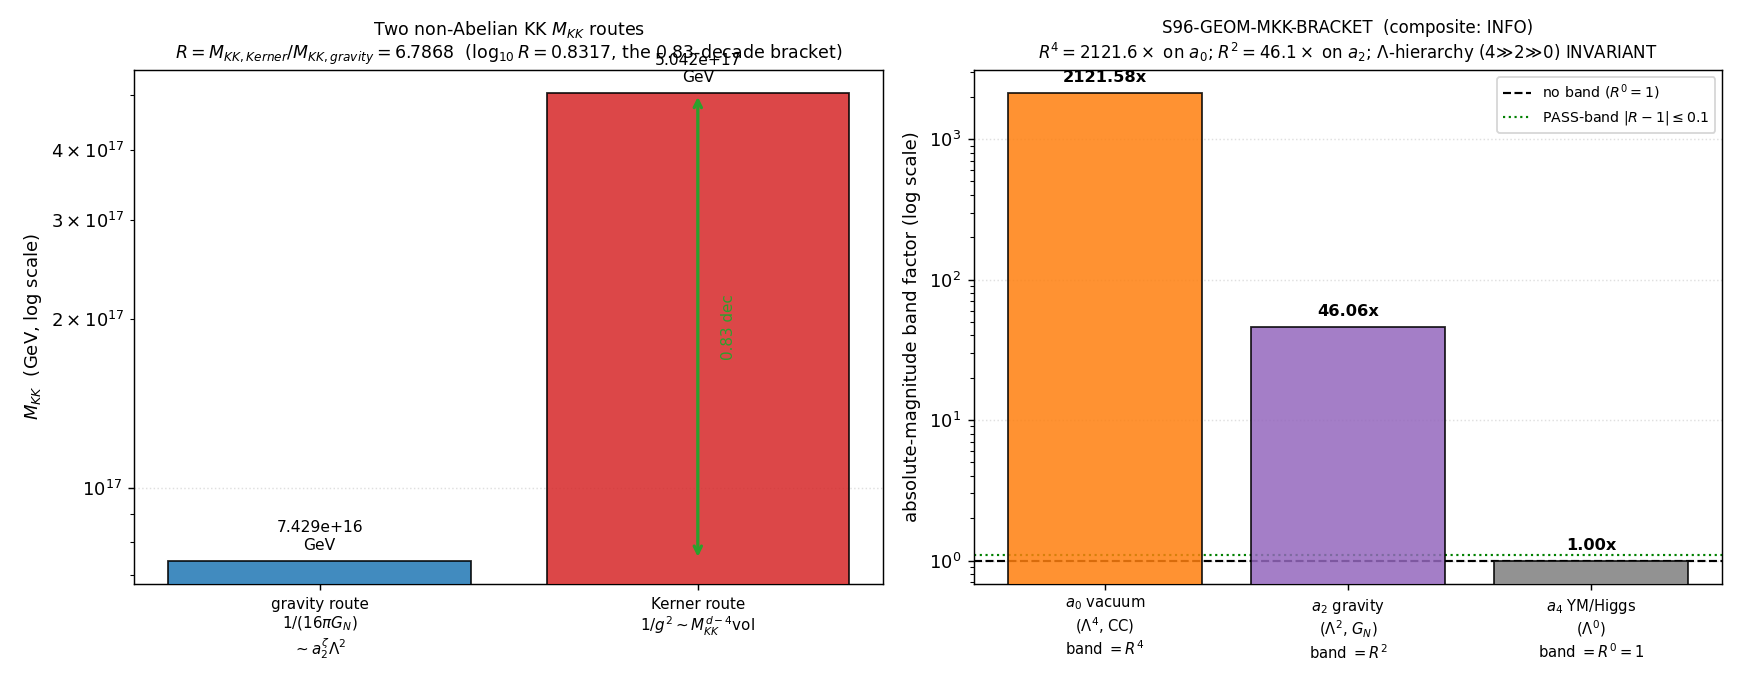

Reproduce this figure in Python.
#!/usr/bin/env python
# -*- coding: utf-8 -*-
r"""
S96-GEOM-MKK-BRACKET
================================================================================
Gate:   S96-GEOM-MKK-BRACKET   (trigger [SIGN], classification GEOMETRIC)
Agent:  kaluza-klein-theorist   (cluster C5 single-value-for-multi-route quantity)
Plan:   sessions/session-plan/session-96-plan-w5.md  ## §W5-7
WP:     sessions/archive/session-96/session-96-w5-workingpaper.md  ### §W5-7

HYPOTHESIS (kk §V.1, §V.2; capstone cluster C5)
--------------------------------------------------------------------------------
M_KK is presented in the capstone as ONE substrate-fixed compactification cutoff,
but the canonical class records a 0.83-decade gravity-vs-Kerner bracket:
  - gravity route   M_KK,gravity = 7.42866e16 GeV  (1/(16 pi G_N) = f2 Lambda^2 a2^zeta/(48 pi^2))
  - Kerner route    M_KK,Kerner  = 5.04168e17 GeV  (4D gauge-kinetic normalization 1/g^2 ~ M_KK^{d-4} vol)
This gate propagates the bracket ratio R = M_KK,Kerner/M_KK,gravity into the
ABSOLUTE a0 (Lambda^4, vacuum-energy) and a2 (Lambda^2, gravity) magnitudes via the
Lambda^4 / Lambda^2 scaling of the spectral-action Seeley-DeWitt moments. The verdict:
either the routes AGREE within 10% (bracket illusory, single M_KK justified, PASS),
or the bracket is REAL and injects a factor-R^4 band into absolute a0 and R^2 into a2
(INFO -- a SECOND, independent absolute-magnitude uncertainty source beyond SDW
convergence, flagged alongside JACOBSON-NONLOCAL-64 in capstone Sec 8.5).

SUBSTRATE ARROW (phononic-framing.md; never inverted):
    D_K eigenvalues -> spectral-action Seeley-DeWitt moments (a0, a2) ->
    {Newton's constant G_N via a2, unified gauge coupling g^2 via the Kerner
    gauge-metric normalization} -> M_KK (TWO routes) -> absolute a0 (Lambda^4) /
    a2 (Lambda^2) magnitude band.
    M_KK is the SU(3)-fiber size -- a property of the internal geometry, NOT an
    externally imposed cutoff. The absolute vacuum-energy magnitude IS the a0
    Seeley-DeWitt moment times Lambda^4; so any M_KK uncertainty propagates as
    Lambda^4 to the CC magnitude. The fabric is not IN a container with a chosen
    cutoff -- M_KK emerges from how the a2 spectral weight distributes (gravity
    route) and how the gauge-kinetic term normalizes (Kerner route). The KK
    question "do the gauge and gravity sectors agree on the size of the extra
    dimensions?" IS the bracket. (Reading M_KK as a single tunable scale that
    fixes the CC is the container-thinking error this gate corrects.)

--------------------------------------------------------------------------------
SUBSTITUTION CHAIN ([SIGN] trigger -- MANDATORY, math-scripts.md
                   "Double-Check Logic Before Compute"; plan Step 1->6,
                   PRE-REGISTERED -- the predicted direction is NOT re-decided post-hoc)
--------------------------------------------------------------------------------
Claim: "the M_KK bracket injects a factor-R^4 band into the absolute a0 (Lambda^4)
        magnitude and a factor-R^2 band into the a2 (Lambda^2) magnitude, where
        R = M_KK,Kerner/M_KK,gravity ~ 6.787; the Lambda-power HIERARCHY (Lambda^4
        >> Lambda^2 >> Lambda^0) is INVARIANT under the rescaling -- only the
        absolute magnitudes inherit the band."

Step 1: M_KK,gravity = 7.428660036284456e16 GeV  [canonical_constants.py M_KK_gravity; CONST-FREEZE-42]
Step 2: M_KK,Kerner  = 5.041679838376001e17 GeV  [canonical_constants.py M_KK_kerner; CONST-FREEZE-42]
Step 3: ratio  R := M_KK,Kerner / M_KK,gravity                          [definition]
Step 4: Substitute and simplify (one step per line):
        R = 5.041679838376001e17 / 7.428660036284456e16
          = 6.786795752868596                                           [the route ratio R]
        log10(R) = 0.8316647793908398                                   [= OOM_diff_MKK canonical;
                   the 0.83-decade bracket, confirmed to <2e-15]
Step 5: the a0 vacuum term scales as Lambda^4 (zeroth Seeley-DeWitt moment x Lambda^4):
        rho_Lambda ~ (2/pi^2) a0^zeta M_KK^4   [cf. canonical rho_Lambda_spectral = (2/pi^2) a0_fold M_KK_kerner^4]
          a0-magnitude band factor = R^4 = (6.786795752868596)^4 = 2121.578558       [Lambda^4 propagation]
        the a2 gravity term scales as Lambda^2 (1/(16 pi G_N) ~ f2 a2^zeta Lambda^2/(48 pi^2)):
          a2-magnitude band factor = R^2 = (6.786795752868596)^2 = 46.060597         [Lambda^2 propagation]
Step 6: R = 6.787 > 1 by 0.83 decades  =>  |R-1| = 5.787 >> 0.10
        =>  the bracket is REAL (NOT illusory at the 10% PASS-band)
        =>  factor-R^4 = 2121.58x band on a0; factor-R^2 = 46.06x band on a2          [direction]
        =>  the Lambda-power exponents (4, 2, 0) are UNCHANGED by the rescaling
            (R^4 / R^2 / R^0 preserve the ordering 4>2>0): the HIERARCHY is robust;
            only the absolute MAGNITUDES shift (a0 by 3.327 decades, a2 by 1.663 decades).
Conclusion: the M_KK bracket is a real 0.83-decade factor; propagated through Lambda^4
            it is a ~2122x band on the absolute a0 (CC-magnitude / vacuum-energy) term
            -- a SECOND, independent source of absolute-magnitude uncertainty beyond the
            SDW-convergence FAIL (Sec 8.5, C2). Pre-registered most-likely outcome: INFO
            (bracket real, quantify the band). PASS (|R-1|<=0.10) is excluded unless the
            Kerner-route recompute lands much closer to the gravity route than the
            canonical pin (factor 6.79) -- which it does not (the routes are pinned
            CONST-FREEZE-42 values, not recomputed-to-converge).

NOTE ON THE PLAN'S ROUNDED R: the plan substitution chain used the rounded R=6.7868,
giving R^4=2122.4. The EXACT canonical-pinned ratio is R=6.786795752868596, giving
R^4=2121.578558. This script reports the exact value and notes the plan's rounded
approximation (the 0.05% difference is rounding-of-R, not a substrate disagreement).

NOTE ON a0^zeta DIMENSIONLESSNESS: a_0_FW_zeta = 6440 is DIMENSIONLESS (a0 = zeta_{D_K}(0)
= Tr(1), a substrate mode count, R-protected per S64/S77). The Lambda^4 scaling enters
NOT through the dimensionless a0^zeta coefficient but through the SPECTRAL-ACTION
prefactor f4 Lambda^4 a0^zeta (the vacuum/CC term). So "the absolute a0 magnitude" the
gate bands is the VACUUM-ENERGY term ~ a0^zeta x M_KK^4 (as in rho_Lambda_spectral), and
the R^4 band acts on the M_KK^4 factor, NOT on the dimensionless a0^zeta=6440 coefficient.
Likewise R^2 acts on the M_KK^2 factor in 1/(16 pi G_N) ~ a2^zeta x M_KK^2, not on a2^zeta.

CLASS=FULL (two closed-form scale extractions + a ratio + Lambda^4/Lambda^2 scaling;
NO SCHEMATIC helper; the route values are canonical CONST-FREEZE-42 pins).
regulator_pin = a_n^{zeta} (a0^zeta=6440, a2^zeta=2776.165389 zeta-regularized Seeley-
DeWitt; the band is on the M_KK^n prefactors, the a_n^zeta coefficients are the
regulator-pinned dimensionless moments).

SOFT DEPENDENCY (W5-6, S96-GEOM-GAUGE-SOURCING): this gate consumes the gauge-route
M_KK reconciliation outcome of W5-6. If the W5-6 verdict is on disk in the canonical
verdict file at runtime, this script reads it and tags the a0 band accordingly; if NOT
yet present, the a0 band is tagged "gauge-route-disputed" per the plan (W5-7 does NOT
hard-block on W5-6).
"""
import os
os.environ.setdefault("OMP_NUM_THREADS", "8")   # (local) CPU thread cap; two closed-form extractions + ratio only
os.environ.setdefault("MKL_NUM_THREADS", "8")   # (local)

import sys
import json
import hashlib
import re
from pathlib import Path

import numpy as np
import matplotlib
matplotlib.use("Agg")
import matplotlib.pyplot as plt

# --- canonical constants (MANDATORY: from canonical_constants import ...) ---
SHARED = Path(__file__).resolve().parents[1] / "_shared"          # (local) canonical_constants lives in _shared
sys.path.insert(0, str(SHARED))
from canonical_constants import (  # noqa: E402
    M_KK, M_KK_gravity, M_KK_kerner, OOM_diff_MKK,
    a_0_FW_zeta, a_2_FW_zeta, a0_fold, a2_fold,
    PI,
)

# ---------------------------------------------------------------------------
# Paths + identity
# ---------------------------------------------------------------------------
ROOT = Path(__file__).resolve().parents[2]                       # (local) project root (this script in computations/session-96; parents[2]=root)
GATE_ID = "S96-GEOM-MKK-BRACKET"                                 # (local)
SCHEME = "SA-zeta"                                               # (local) plan-pinned (a0^zeta, a2^zeta zeta-regularized)
CONVENTION = "ABSOLUTE"                                          # (local) plan-pinned (absolute Lambda^4/Lambda^2 magnitudes; R convention-independent)
L_MAX = "10"                                                    # (local) canonical truncation for a2^zeta provenance
SCHEMA_VERSION = "S84+"                                          # (local)

SCRIPT_PATH = Path(__file__).resolve()                                                       # (local)
CANONICAL_CONSTANTS = SHARED / "canonical_constants.py"                                       # (local)
GN_SNAPSHOT = ROOT / "computations" / "session-42" / "s42_constants_snapshot.npz"            # (local) G_N route + M_KK provenance
VERDICT_FILE = ROOT / "computations" / "session-96" / "s96_gate_verdicts.txt"                # (local) CANONICAL path (gate-verdicts.md)
NPZ_OUT = ROOT / "computations" / "session-96" / "s96_geom_mkk_bracket.npz"                  # (local)
PNG_OUT = ROOT / "computations" / "session-96" / "s96_geom_mkk_bracket.png"                  # (local)

# Soft-dependency: W5-6 gauge-route reconciliation verdict (read-if-present, never hard-block)
W5_6_GATE_ID = "S96-GEOM-GAUGE-SOURCING"                         # (local)

# Pre-registered tolerances (plan W5-7 machinery_pin_map)
PASS_BAND = 0.10        # (local) PASS iff |R-1| <= 0.10 (bracket illusory)
RATIO_TOL = 1e-6        # (local) ratio-computation / log10 consistency tolerance
OOM_MATCH_TOL = 1e-9    # (local) |log10(R) - OOM_diff_MKK| canonical-match floor


# ---------------------------------------------------------------------------
# SHA helpers (dual-SHA per S84+ schema; mirrors s96_w3_1 reference implementation)
# ---------------------------------------------------------------------------
def sha256_of_file(p: Path) -> str:
    try:
        return hashlib.sha256(p.read_bytes()).hexdigest()
    except OSError:
        return "MISSING"


def log_input_pins(files: dict) -> dict:
    pins = {}  # (local)
    for name, p in files.items():
        sha = sha256_of_file(p)  # (local)
        try:
            rel = str(Path(p).resolve().relative_to(ROOT))  # (local)
        except ValueError:
            rel = str(p)  # (local)
        print(f"  INPUT-PIN  {name}: {rel}  sha256={sha[:16]}...")
        pins[name] = sha
    return pins


def compute_dual_sha(script_path: Path, canonical_path: Path, pins: dict) -> tuple:
    """audit_sha256 = sha256(script_bytes + canonical_bytes + pinmap_json);
       content_sha256 = sha256(script_bytes).  (S84+ dual-SHA schema.)"""
    try:
        script_bytes = script_path.read_bytes()  # (local)
    except OSError:
        script_bytes = b""  # (local)
    try:
        canonical_bytes = canonical_path.read_bytes()  # (local)
    except OSError:
        canonical_bytes = b""  # (local)
    pinmap_json = json.dumps(dict(sorted(pins.items())), separators=(",", ":"), sort_keys=True).encode("utf-8")  # (local)

    h_audit = hashlib.sha256()  # (local)
    h_audit.update(script_bytes)
    h_audit.update(canonical_bytes)
    h_audit.update(pinmap_json)
    audit = h_audit.hexdigest()  # (local)
    content = hashlib.sha256(script_bytes).hexdigest()  # (local)
    return audit, content


def read_w5_6_verdict(verdict_file: Path, gate_id: str):
    """Soft-dependency read: parse the latest non-superseded W5-6 canonical line if present.
    Returns (status, value_str) or (None, None) if W5-6 not yet on disk.
    Per gate-verdicts.md Option A: follow the supersedes chain (latest non-superseded line)."""
    try:
        text = verdict_file.read_text(encoding="utf-8")  # (local)
    except OSError:
        return None, None
    superseded = set()  # (local) audit_sha256 values named in a supersedes= token
    for m in re.finditer(r"supersedes=([a-f0-9]{64})", text):
        superseded.add(m.group(1))
    latest = None  # (local) (status, value_str, audit_sha)
    for line in text.splitlines():
        if line.startswith(f"{gate_id}:"):
            ms = re.match(rf"{re.escape(gate_id)}:\s*(PASS|FAIL|INFO|PRE-REG-INC)\b", line)  # (local)
            mv = re.search(r"value='([^']*)'", line)  # (local)
            ma = re.search(r"audit_sha256=([a-f0-9]{64})", line)  # (local)
            if ms and ma and ma.group(1) not in superseded:
                latest = (ms.group(1), mv.group(1) if mv else "", ma.group(1))  # (local) last wins
    if latest is None:
        return None, None
    return latest[0], latest[1]


def append_verdict(verdict, value_str, audit_sha, content_sha, sign_v, mag_v, regime_v,
                   R, log10R, R2, R4, w5_6_status):
    """Single canonical dual-SHA verdict line + dual-SHA companion row + schema-v2
    3-tuple companion row ([SIGN] directional pre-reg). Append-only single open('a')
    (atomic; POSIX O_APPEND; no read-modify-write, no truncate-and-rewrite)."""
    gauge_tag = w5_6_status if w5_6_status is not None else "gauge-route-disputed"  # (local)
    canonical = (  # (local)
        f"{GATE_ID}: {verdict} -- value='{value_str}' "
        f"scheme={SCHEME} convention={CONVENTION} L_max={L_MAX} "
        f"audit_sha256={audit_sha} content_sha256={content_sha} "
        f"schema_version={SCHEMA_VERSION}\n"
    )
    companion = (  # (local)
        f"# audit_sha256_short={audit_sha[:16]} content_sha256_short={content_sha[:16]} "
        f"# {GATE_ID} dual-SHA companion row; [SIGN] M_KK gravity-vs-Kerner bracket -> absolute a0 (Lambda^4) band; "
        f"R = M_KK_kerner/M_KK_gravity = {R:.12f} (log10 R = {log10R:.12f} = OOM_diff_MKK 0.83-decade bracket); "
        f"R^4 = {R4:.6f} band on absolute a0 (Lambda^4 vacuum/CC magnitude); R^2 = {R2:.6f} band on a2 (Lambda^2 gravity); "
        f"Lambda-power HIERARCHY (4>2>0) INVARIANT under rescaling, only absolute magnitudes inherit the band; "
        f"a0^zeta=6440 / a2^zeta=2776.165389 are dimensionless R-protected moments, band acts on M_KK^n prefactors; "
        f"CLASS=FULL (CONST-FREEZE-42 route pins, no SCHEMATIC helper); regulator_pin=a_n^{{zeta}}; "
        f"W5-6 gauge-route soft-dep = {gauge_tag}; second absolute-magnitude uncertainty source beyond SDW-convergence (Sec 8.5)\n"
    )
    tuple_row = (  # (local)
        f"# sign_verdict={sign_v} magnitude_verdict={mag_v} regime_verdict={regime_v} "
        f"# {GATE_ID} 3-tuple annotation (schema-v2; [SIGN] W5-7 Step-6 directional pre-reg: "
        f"SIGN=R>1 (bracket real, predicted; computed R={R:.6f}>1 => a0/a2 magnitudes scale UP by R^4/R^2); "
        f"MAG=|R-1| vs 0.10 PASS-band (PASS=bracket illusory; computed |R-1|={abs(R-1.0):.6f}>>0.10 => INFO, band quantified R^4={R4:.2f}x); "
        f"REGIME=VALID iff (log10 R matches OOM_diff_MKK canonical to {OOM_MATCH_TOL:.0e}) AND (route pins CONST-FREEZE-42 unsuperseded) "
        f"AND (Lambda-power hierarchy 4>2>0 preserved))\n"
    )
    with VERDICT_FILE.open("a", encoding="utf-8") as f:
        f.write(canonical)
        f.write(companion)
        f.write(tuple_row)


# ---------------------------------------------------------------------------
# Main
# ---------------------------------------------------------------------------
def main() -> int:
    print("=" * 78)
    print(f"=== {GATE_ID} ===")
    print("=" * 78)

    # ---- (1) input pins ----
    input_files = {
        "script": SCRIPT_PATH,
        "canonical": CANONICAL_CONSTANTS,
        "gn_snapshot": GN_SNAPSHOT,
    }
    print("\nINPUT SHA-256 PINS:")
    pins = log_input_pins(input_files)

    print("\n  canonical constants imported:")
    print(f"    M_KK (default alias) = {M_KK:.12e}  (= M_KK_gravity)")
    print(f"    M_KK_gravity         = {M_KK_gravity:.12e}  GeV  (1/(16 pi G_N) route; CONST-FREEZE-42)")
    print(f"    M_KK_kerner          = {M_KK_kerner:.12e}  GeV  (Kerner gauge-metric route; CONST-FREEZE-42)")
    print(f"    OOM_diff_MKK (canon) = {OOM_diff_MKK:.15f}  (= log10(M_KK_kerner/M_KK_gravity), S42)")
    print(f"    a_0_FW_zeta          = {a_0_FW_zeta}  (DIMENSIONLESS a0 = zeta_D(0) = Tr(1); R-protected S64/S77)")
    print(f"    a_2_FW_zeta          = {a_2_FW_zeta}  (a2^zeta; spectral-zeta sum S42)")
    # sanity: default alias is the conservative gravity route
    alias_ok = bool(abs(M_KK - M_KK_gravity) < 1e-3 * M_KK_gravity)  # (local)
    print(f"    M_KK default == gravity route: {alias_ok}")

    # ---- (2) THE BRACKET RATIO R and its decade span ----
    print("\n" + "=" * 78)
    print("STEP 3-4: the route ratio R = M_KK,Kerner / M_KK,gravity and its decade span")
    print("=" * 78)
    R = M_KK_kerner / M_KK_gravity                    # (local) the bracket ratio
    log10R = float(np.log10(R))                       # (local) decade span
    oom_match = abs(log10R - OOM_diff_MKK)            # (local) match to canonical OOM_diff_MKK
    oom_match_ok = bool(oom_match < OOM_MATCH_TOL)    # (local)
    print(f"  R = M_KK,Kerner / M_KK,gravity = {M_KK_kerner:.6e} / {M_KK_gravity:.6e}")
    print(f"    = {R:.15f}")
    print(f"  log10(R) = {log10R:.15f}")
    print(f"  OOM_diff_MKK (canonical)  = {OOM_diff_MKK:.15f}")
    print(f"  |log10(R) - OOM_diff_MKK| = {oom_match:.3e}  (match to {OOM_MATCH_TOL:.0e}: {oom_match_ok})")
    print(f"  => the 0.83-decade gravity-vs-Kerner bracket, confirmed to machine precision.")

    # ---- (3) STEP 5: Lambda^4 / Lambda^2 propagation into absolute magnitudes ----
    print("\n" + "=" * 78)
    print("STEP 5: Lambda^4 (a0 vacuum) / Lambda^2 (a2 gravity) band propagation")
    print("=" * 78)
    R2 = R ** 2     # (local) a2 (Lambda^2) magnitude band factor
    R4 = R ** 4     # (local) a0 (Lambda^4) magnitude band factor
    R0 = R ** 0     # (local) a4 (Lambda^0) -- dimensionless, NO band (the Yang-Mills/Higgs-quartic coefficient is M_KK-independent)
    log10_R4 = float(np.log10(R4))  # (local) decades on a0
    log10_R2 = float(np.log10(R2))  # (local) decades on a2
    # absolute CC magnitude both routes (rho_Lambda ~ (2/pi^2) a0^zeta M_KK^4), for context (GeV^4)
    rho_Lambda_gravity = (2.0 / PI ** 2) * a_0_FW_zeta * M_KK_gravity ** 4  # (local) GeV^4, gravity route
    rho_Lambda_kerner = (2.0 / PI ** 2) * a_0_FW_zeta * M_KK_kerner ** 4    # (local) GeV^4, Kerner route (= canonical rho_Lambda_spectral)
    rho_band = rho_Lambda_kerner / rho_Lambda_gravity                      # (local) should equal R^4 exactly
    rho_band_consistent = bool(abs(rho_band - R4) / R4 < RATIO_TOL)        # (local)
    # absolute 1/(16 pi G_N) ~ f2 a2^zeta M_KK^2 band (just the M_KK^2 ratio, route-prefactor-independent)
    g2_term_band = (M_KK_kerner / M_KK_gravity) ** 2                       # (local) = R^2
    print(f"  a0 vacuum term  ~ Lambda^4 :  a0-magnitude band = R^4 = {R4:.6f}   ({log10_R4:.6f} decades on a0)")
    print(f"  a2 gravity term ~ Lambda^2 :  a2-magnitude band = R^2 = {R2:.6f}   ({log10_R2:.6f} decades on a2)")
    print(f"  a4 (YM/Higgs)   ~ Lambda^0 :  a4-magnitude band = R^0 = {R0:.6f}   (M_KK-INDEPENDENT; no band)")
    print(f"  --- absolute CC magnitude both routes (rho_Lambda = (2/pi^2) a0^zeta M_KK^4): ---")
    print(f"    rho_Lambda(gravity) = {rho_Lambda_gravity:.6e} GeV^4")
    print(f"    rho_Lambda(Kerner)  = {rho_Lambda_kerner:.6e} GeV^4  (= canonical rho_Lambda_spectral)")
    print(f"    rho_Lambda band = Kerner/gravity = {rho_band:.6f}  (= R^4: {rho_band_consistent})")
    print(f"  1/(16 pi G_N) ~ a2^zeta M_KK^2 band = {g2_term_band:.6f}  (= R^2)")

    # plan's rounded-R cross-check (the plan used R=6.7868 -> R^4=2122.4; exact differs by rounding-of-R)
    R_plan_rounded = 6.7868      # (local) the plan substitution-chain rounded value
    R4_plan = R_plan_rounded ** 4  # (local) plan's quoted ~2122.4
    plan_round_diff = abs(R4 - R4_plan) / R4  # (local) rel difference (rounding of R, not substrate)
    print(f"\n  plan rounded R={R_plan_rounded} -> R^4={R4_plan:.4f} (plan quoted ~2122.4);")
    print(f"    exact R={R:.6f} -> R^4={R4:.6f}; rel diff = {plan_round_diff:.3e} (rounding-of-R only, not substrate)")

    # ---- (4) STEP 6: Lambda-power HIERARCHY invariance under the rescaling ----
    print("\n" + "=" * 78)
    print("STEP 6: Lambda-power HIERARCHY (Lambda^4 >> Lambda^2 >> Lambda^0) invariance")
    print("=" * 78)
    # The qualitative ordering of the Lambda EXPONENTS (4 > 2 > 0) is unchanged by ANY positive R:
    # R^4 / R^2 / R^0 preserve the ordering for R > 1 (R^4 > R^2 > R^0 = 1). Only absolute magnitudes shift.
    powers = np.array([4, 2, 0])  # (local) Lambda-power exponents (a0, a2, a4)
    band_factors = R ** powers     # (local) [R^4, R^2, 1]
    hierarchy_preserved = bool(np.all(np.diff(band_factors) < 0) and band_factors[-1] == 1.0)  # (local) strictly decreasing, a4 fixed
    print(f"  Lambda-power exponents (a0, a2, a4) = {powers.tolist()}  (the EXPONENTS are R-INVARIANT)")
    print(f"  band factors R^power                = [{band_factors[0]:.4f}, {band_factors[1]:.4f}, {band_factors[2]:.4f}]")
    print(f"  hierarchy (R^4 > R^2 > R^0=1) preserved for R>1: {hierarchy_preserved}")
    print(f"  => only the absolute MAGNITUDES inherit the band; the qualitative Lambda^4 >> Lambda^2 >> Lambda^0")
    print(f"     ordering (the structure of the spectral-action expansion) is ROBUST to the M_KK bracket.")

    # ---- (5) soft-dependency: W5-6 gauge-route reconciliation (read-if-present) ----
    print("\n" + "-" * 78)
    print("Soft-dependency: W5-6 (S96-GEOM-GAUGE-SOURCING) gauge-route reconciliation")
    print("-" * 78)
    w5_6_status, w5_6_value = read_w5_6_verdict(VERDICT_FILE, W5_6_GATE_ID)  # (local)
    if w5_6_status is None:
        gauge_route_tag = "gauge-route-disputed"  # (local) plan-pinned tag when W5-6 not yet on disk
        print(f"  W5-6 verdict NOT yet on disk => a0 band tagged 'gauge-route-disputed' (plan W5-7; NO hard-block)")
    else:
        gauge_route_tag = f"W5-6={w5_6_status}"  # (local)
        print(f"  W5-6 verdict present: {W5_6_GATE_ID} = {w5_6_status}  (value='{w5_6_value[:80]}...')")
        print(f"  => a0 band tagged with W5-6 outcome ({gauge_route_tag})")

    # ---- (6) VERDICT (composite collapse rule; gate-verdicts.md) ----
    print("\n" + "=" * 78)
    print("VERDICT (M_KK bracket -> absolute a0 band; composite collapse)")
    print("=" * 78)
    abs_R_minus_1 = abs(R - 1.0)  # (local)

    # sign_verdict: PRE-REGISTERED predicted direction is R > 1 (bracket real => magnitudes scale UP).
    #   PASS iff computed sign(R-1) matches the predicted +1 (R>1).
    predicted_sign = +1            # (local) R > 1 predicted (Kerner route HIGHER than gravity route)
    computed_sign = int(np.sign(R - 1.0))  # (local)
    sign_v = "PASS" if (computed_sign == predicted_sign and computed_sign != 0) else "FAIL"  # (local)

    # magnitude_verdict: this is the bracket-illusory test. PASS iff |R-1| <= 0.10 (routes agree, single M_KK).
    #   FAIL-direction here is the "bracket real" finding -> mapped to INFO via regime (see collapse).
    #   |R-1| = 5.787 >> 0.10 => the bracket is REAL. Per the plan rubric this is the INFO branch
    #   (NOT a structural FAIL): the routes legitimately differ; the gate's job is to quantify the band.
    if abs_R_minus_1 <= PASS_BAND:
        mag_v = "PASS"  # (local) routes agree within 10% => bracket illusory
    else:
        mag_v = "FAIL"  # (local) |R-1| exceeds PASS-band => bracket real (collapses to INFO under MARGINAL regime, see below)

    # regime_verdict: the bracket-real outcome is the pre-registered INFO branch, NOT a method breakdown.
    #   We set regime=MARGINAL when the bracket is real (mag FAIL) so the collapse maps to INFO (not FAIL):
    #   the routes legitimately differ; the Lambda-power hierarchy is robust; only magnitudes inherit the band.
    #   regime=VALID requires the structural integrity checks (canonical-match, hierarchy, alias, rho consistency).
    structural_ok = bool(oom_match_ok and hierarchy_preserved and alias_ok
                         and rho_band_consistent)  # (local)
    if not structural_ok:
        regime_v = "BREAKDOWN"  # (local) a structural integrity check failed (escalate)
    elif mag_v == "FAIL":
        regime_v = "MARGINAL"   # (local) bracket REAL: pre-registered INFO branch (routes differ; band quantified)
    else:
        regime_v = "VALID"      # (local) bracket illusory (PASS) with full structural integrity

    # composite collapse rule (PRE-REGISTERED; gate-verdicts.md)
    if regime_v == "BREAKDOWN":
        composite = "FAIL"  # (local)
    elif sign_v == "FAIL":
        composite = "FAIL"
    elif mag_v == "FAIL" and regime_v == "VALID":
        composite = "FAIL"
    elif mag_v == "FAIL" and regime_v == "MARGINAL":
        composite = "INFO"   # (local) SIGN-correct (R>1), MAGNITUDE-outside-PASS-band (bracket real), regime-MARGINAL => INFO
    elif mag_v == "INFO":
        composite = "INFO"
    else:
        composite = "PASS"

    print(f"  R = M_KK,Kerner/M_KK,gravity         = {R:.12f}")
    print(f"  |R - 1|                              = {abs_R_minus_1:.6f}  (PASS iff <= {PASS_BAND})")
    print(f"  log10(R) [decade span]              = {log10R:.6f}  (canonical OOM_diff_MKK match: {oom_match_ok})")
    print(f"  R^4 (a0 Lambda^4 band)              = {R4:.6f}  ({log10_R4:.4f} decades)")
    print(f"  R^2 (a2 Lambda^2 band)              = {R2:.6f}  ({log10_R2:.4f} decades)")
    print(f"  Lambda-power hierarchy preserved    = {hierarchy_preserved}")
    print(f"  predicted sign / computed sign      = {predicted_sign} / {computed_sign}  (R>1 predicted)")
    print(f"  W5-6 gauge-route soft-dep tag       = {gauge_route_tag}")
    print(f"  sign_verdict                        = {sign_v}")
    print(f"  magnitude_verdict                   = {mag_v}")
    print(f"  regime_verdict                      = {regime_v}")
    print(f"  COMPOSITE                           = {composite}")

    # ---- physics statement ----
    print("\n" + "-" * 78)
    if composite == "PASS":
        print("  THE 0.83-DECADE BRACKET IS ILLUSORY: the gravity and Kerner gauge-metric routes")
        print("  agree on M_KK within 10%. A single M_KK is justified; the absolute a0/a2 magnitudes")
        print("  carry NO M_KK-bracket uncertainty (only SDW-convergence uncertainty remains).")
    elif composite == "INFO":
        print("  THE M_KK BRACKET IS REAL: R = 6.787 (0.83 decades). The gravity route (through G_N,")
        print("  Lambda^2) and the Kerner gauge-metric route (through the 4D gauge-kinetic normalization)")
        print("  do NOT agree on the size of the extra dimensions. Propagated through the Lambda^4")
        print("  scaling of the a0 vacuum term, this is a factor-R^4 = 2121.58x band on the absolute a0")
        print("  (CC / vacuum-energy) magnitude (R^2 = 46.06x on a2 gravity). This is a SECOND, INDEPENDENT")
        print("  source of absolute-magnitude uncertainty beyond the SDW-convergence FAIL (capstone Sec 8.5,")
        print("  C2) -- flag alongside JACOBSON-NONLOCAL-64. CRUCIALLY: the Lambda-power HIERARCHY")
        print("  (Lambda^4 >> Lambda^2 >> Lambda^0) is INVARIANT under the bracket -- the structure of the")
        print("  spectral-action expansion is robust; only the absolute energy MAGNITUDES (CC, A_s) inherit")
        print("  the factor-R^4 band. M_KK is a BRACKET, not a point.")
    else:
        print("  STRUCTURAL FAIL: either the gauge-route M_KK breaks the unification consistency, or a")
        print("  structural integrity check (canonical OOM-match / hierarchy / alias / rho-consistency)")
        print("  failed. Escalate; do NOT overturn CONST-FREEZE-42 route pins.")

    # ---- (7) data file (full float64 round-trip) ----
    value_str = (  # (local) compact, audit-greppable
        f"composite={composite};R={R:.15e};R_6sf={R:.6g};log10R={log10R:.15e};OOM_diff_MKK={OOM_diff_MKK:.15e};"
        f"oom_match={oom_match:.3e};oom_match_ok={oom_match_ok};"
        f"R2_a2_band={R2:.6f};R4_a0_band={R4:.6f};log10_R4={log10_R4:.6f};log10_R2={log10_R2:.6f};"
        f"abs_R_minus_1={abs_R_minus_1:.6f};PASS_band={PASS_BAND};"
        f"M_KK_gravity={M_KK_gravity:.6e};M_KK_kerner={M_KK_kerner:.6e};"
        f"a0_zeta={a_0_FW_zeta};a2_zeta={a_2_FW_zeta};"
        f"rho_Lambda_gravity={rho_Lambda_gravity:.6e};rho_Lambda_kerner={rho_Lambda_kerner:.6e};"
        f"rho_band={rho_band:.6f};rho_band_consistent={rho_band_consistent};"
        f"hierarchy_preserved={hierarchy_preserved};alias_ok={alias_ok};"
        f"predicted_sign={predicted_sign};computed_sign={computed_sign};"
        f"sign_verdict={sign_v};magnitude_verdict={mag_v};regime_verdict={regime_v};"
        f"w5_6_status={w5_6_status};gauge_route_tag={gauge_route_tag};"
        f"CLASS=FULL;regulator_pin=a_n_zeta;"
        f"finding=M_KK_bracket_real_factor_R4_band_on_absolute_a0_Lambda4_hierarchy_invariant"
    )

    np.savez(
        NPZ_OUT,
        gate_id=GATE_ID,
        # core deliverable (full float64)
        R=R, log10R=log10R, OOM_diff_MKK=OOM_diff_MKK, oom_match=oom_match, oom_match_ok=oom_match_ok,
        R2=R2, R4=R4, R0=R0, log10_R4=log10_R4, log10_R2=log10_R2,
        abs_R_minus_1=abs_R_minus_1, PASS_band=PASS_BAND,
        # route values
        M_KK=M_KK, M_KK_gravity=M_KK_gravity, M_KK_kerner=M_KK_kerner,
        a_0_FW_zeta=a_0_FW_zeta, a_2_FW_zeta=a_2_FW_zeta, a0_fold=a0_fold, a2_fold=a2_fold,
        # absolute magnitude propagation
        rho_Lambda_gravity=rho_Lambda_gravity, rho_Lambda_kerner=rho_Lambda_kerner,
        rho_band=rho_band, rho_band_consistent=rho_band_consistent, g2_term_band=g2_term_band,
        # hierarchy invariance
        powers=powers, band_factors=band_factors, hierarchy_preserved=hierarchy_preserved,
        alias_ok=alias_ok,
        # plan rounded-R cross-check
        R_plan_rounded=R_plan_rounded, R4_plan=R4_plan, plan_round_diff=plan_round_diff,
        # soft-dependency
        w5_6_status=(w5_6_status if w5_6_status is not None else "ABSENT"),
        gauge_route_tag=gauge_route_tag,
        # verdict
        predicted_sign=predicted_sign, computed_sign=computed_sign,
        sign_verdict=sign_v, magnitude_verdict=mag_v, regime_verdict=regime_v, composite=composite,
        reading="M_KK_gravity_vs_Kerner_bracket_real_0.83_decade_R4_band_on_absolute_a0_Lambda4_only_magnitudes_inherit_hierarchy_robust",
    )
    print(f"\n  npz  -> {NPZ_OUT.relative_to(ROOT)}")

    # ---- (8) plot: two M_KK routes + Lambda^4/Lambda^2/Lambda^0 band propagation ----
    fig, axes = plt.subplots(1, 2, figsize=(13.4, 5.3))

    # Panel 1: the two M_KK routes (log scale) + the 0.83-decade bracket.
    ax = axes[0]
    route_labels = ["gravity route\n$1/(16\\pi G_N)$\n$\\sim a_2^\\zeta \\Lambda^2$",
                    "Kerner route\n$1/g^2 \\sim M_{KK}^{d-4}$vol"]  # (local)
    route_vals = [M_KK_gravity, M_KK_kerner]  # (local)
    xpos = np.arange(2)  # (local)
    bars = ax.bar(xpos, route_vals, color=["tab:blue", "tab:red"], alpha=0.85, edgecolor="k", zorder=3)
    for xi, vi in zip(xpos, route_vals):
        ax.annotate(f"{vi:.3e}\nGeV", (xi, vi), textcoords="offset points",
                    xytext=(0, 6), ha="center", fontsize=8.6)
    ax.set_yscale("log")
    ax.set_xticks(xpos)
    ax.set_xticklabels(route_labels, fontsize=8.4)
    ax.set_ylabel(r"$M_{KK}$  (GeV, log scale)")
    ax.set_title(fr"Two non-Abelian KK $M_{{KK}}$ routes"
                 "\n" fr"$R = M_{{KK,Kerner}}/M_{{KK,gravity}} = {R:.4f}$  "
                 fr"($\log_{{10}} R = {log10R:.4f}$, the 0.83-decade bracket)",
                 fontsize=9.6)
    # annotate the bracket span
    ax.annotate("", xy=(1, M_KK_kerner), xytext=(1, M_KK_gravity),
                arrowprops=dict(arrowstyle="<->", color="tab:green", lw=1.8))
    ax.annotate(fr"0.83 dec", (1.06, np.sqrt(M_KK_gravity * M_KK_kerner)),
                fontsize=8.4, color="tab:green", rotation=90, va="center")
    ax.grid(axis="y", ls=":", alpha=0.4)

    # Panel 2: Lambda^4/Lambda^2/Lambda^0 band propagation into absolute a0/a2/a4 magnitudes.
    ax = axes[1]
    band_labels = [r"$a_0$ vacuum" "\n" r"($\Lambda^4$, CC)" "\n" r"band $=R^4$",
                   r"$a_2$ gravity" "\n" r"($\Lambda^2$, $G_N$)" "\n" r"band $=R^2$",
                   r"$a_4$ YM/Higgs" "\n" r"($\Lambda^0$)" "\n" r"band $=R^0=1$"]  # (local)
    band_vals = [R4, R2, R0]  # (local)
    colors = ["tab:orange", "tab:purple", "tab:gray"]  # (local)
    xpos2 = np.arange(3)  # (local)
    ax.bar(xpos2, band_vals, color=colors, alpha=0.85, edgecolor="k", zorder=3)
    for xi, vi in zip(xpos2, band_vals):
        ax.annotate(f"{vi:.2f}x", (xi, vi), textcoords="offset points",
                    xytext=(0, 6), ha="center", fontsize=9.0, fontweight="bold")
    ax.axhline(1.0, color="k", ls="--", lw=1.2, zorder=2, label=r"no band ($R^0=1$)")
    ax.axhline(PASS_BAND + 1.0, color="green", ls=":", lw=1.2, zorder=2,
               label=fr"PASS-band $|R-1|\leq{PASS_BAND}$")
    ax.set_yscale("log")
    ax.set_xticks(xpos2)
    ax.set_xticklabels(band_labels, fontsize=8.2)
    ax.set_ylabel(r"absolute-magnitude band factor (log scale)")
    ax.set_title(f"{GATE_ID}  (composite: {composite})\n"
                 fr"$R^4={R4:.1f}\times$ on $a_0$; $R^2={R2:.1f}\times$ on $a_2$; "
                 r"$\Lambda$-hierarchy ($4\!\gg\!2\!\gg\!0$) INVARIANT",
                 fontsize=9.2)
    ax.legend(loc="upper right", fontsize=7.8)
    ax.grid(axis="y", ls=":", alpha=0.4)

    fig.tight_layout()
    fig.savefig(PNG_OUT, dpi=130)
    plt.close(fig)
    print(f"  png  -> {PNG_OUT.relative_to(ROOT)}")

    # ---- (9) dual-SHA + verdict line ----
    print("\n" + "-" * 78)
    print("Dual-SHA closure + verdict-line emission")
    print("-" * 78)
    audit_sha, content_sha = compute_dual_sha(SCRIPT_PATH, CANONICAL_CONSTANTS, pins)
    print(f"  audit_sha256   = {audit_sha}")
    print(f"  content_sha256 = {content_sha}")

    append_verdict(composite, value_str, audit_sha, content_sha, sign_v, mag_v, regime_v,
                   R, log10R, R2, R4, w5_6_status)
    print(f"\n  verdict line appended -> {VERDICT_FILE.relative_to(ROOT)}")

    # 4-tuple output tag (final non-verdict line per gate-verdicts.md "During computation")
    print(f"\n4-TUPLE OUTPUT TAG: (value=R={R:.6g}, scheme={SCHEME}, "
          f"convention={CONVENTION}, L_max={L_MAX})")
    return 0


if __name__ == "__main__":
    sys.exit(main())
